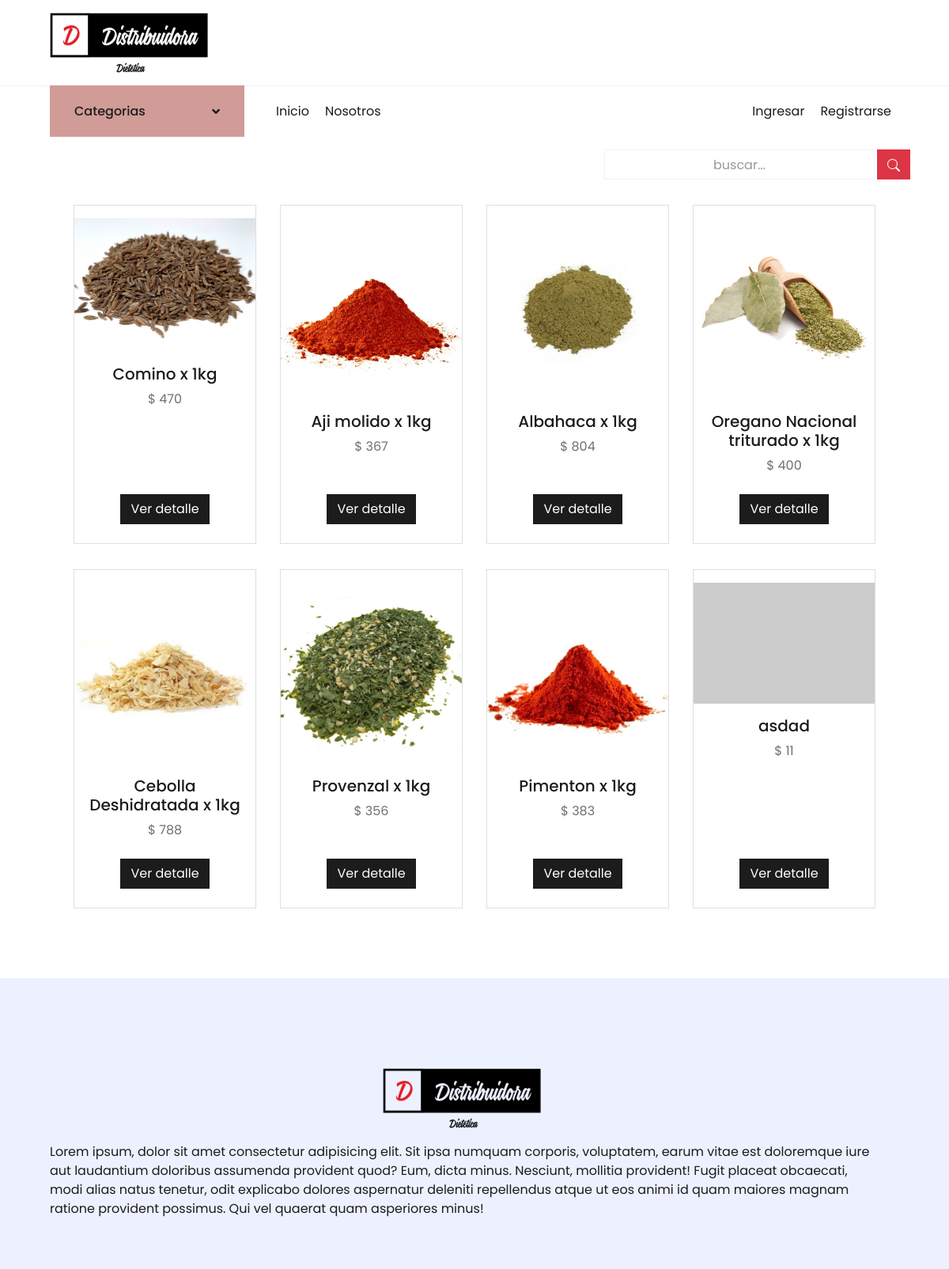
/distribuidorapp/productocategoria/6/, run on an earlier commit of the app's database.
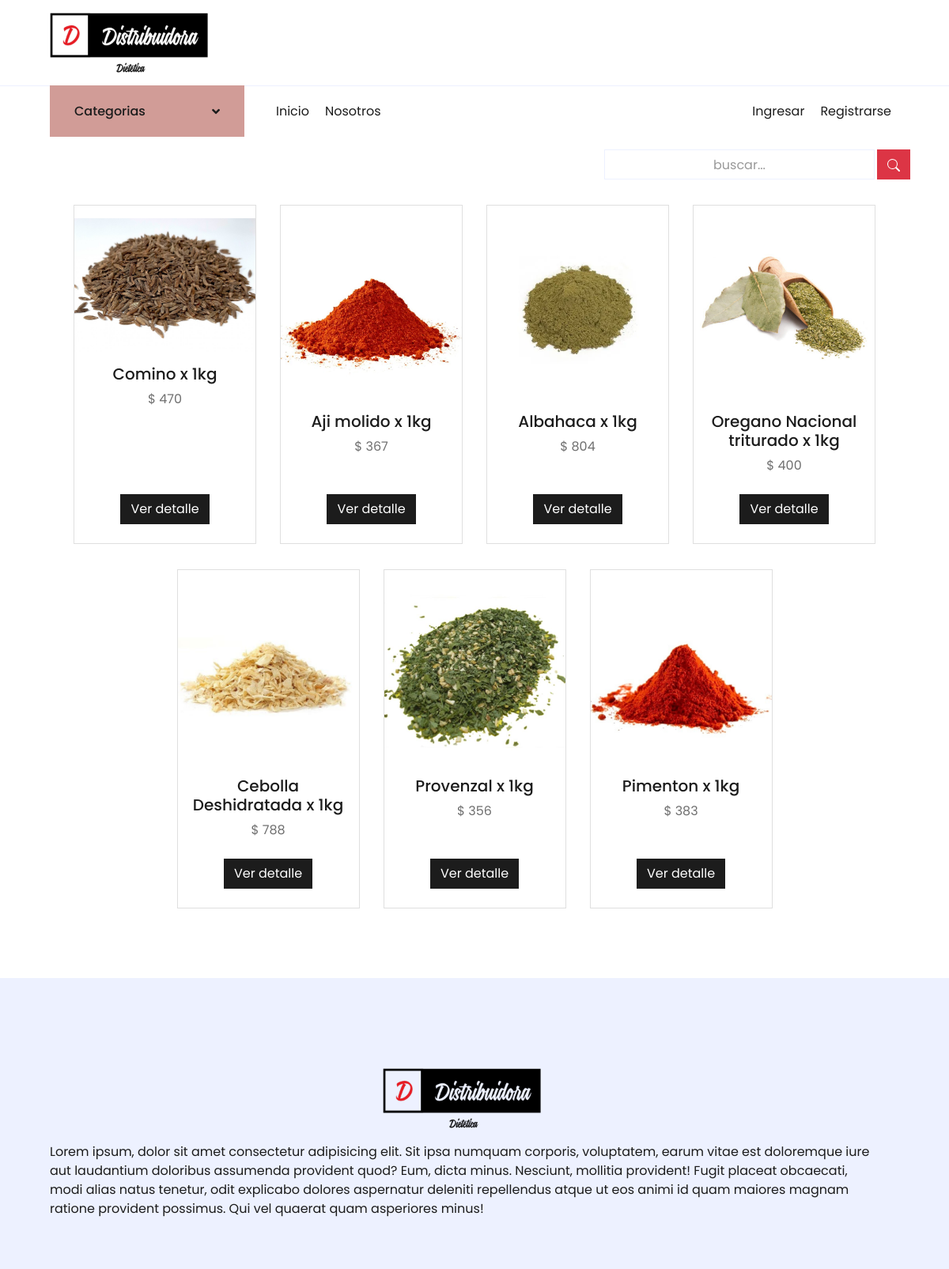
And on a later commit of the database.
### DistribuidoraApp/models.py (models this page shows, shortened)
class Productos(models.Model):
    nombre = models.CharField(max_length=100)
    imagen = models.ImageField(upload_to='imgproductos/%Y/%m/%d', blank=True)
    descripcion = models.CharField(max_length=500)
    precio = models.IntegerField()
    stock = models.IntegerField(null=True, default=0)
    categoria = models.ForeignKey(Categorias, on_delete=models.PROTECT)
    oferta = models.BooleanField(default=False)
    class Meta:
        db_table = 'productos'
        verbose_name = 'Producto'
        verbose_name_plural = 'Productos'
        ordering = ['id']

### DistribuidoraApp/views.py (the view)
# urls.py: path('productocategoria/<id>/', productoxCategoria, name='productocategoria'),
def productoxCategoria(request, id):
    busqueda = request.POST.get("buscador")
    lista_productos = Productos.objects.filter(categoria = id)
    if busqueda:
        lista_productos = Productos.objects.filter(
            Q(nombre__icontains=busqueda) |
            Q(descripcion__icontains=busqueda)
        ).distinct()
    data = {'entity': lista_productos}
    return render(request, 'DistribuidoraApp/index.html', data)

### DistribuidoraApp/context_processors.py (called while the page is built)
def extras(request):
	lista_categorias = Categorias.objects.all().order_by('nombre')
	return {'categorias':lista_categorias}

def importe_total_carro(request):
	total=0
	if request.user.is_authenticated:
		if "carro" in request.session:
			for key, value in request.session["carro"].items():
				total= total + int(value["precio"])
	return {"importe_total_carro":total}

### DistribuidoraApp/templates/DistribuidoraApp/index.html (shortened to what this page needs)
{% extends 'DistribuidoraApp/base.html' %}
{% load static %}
{% block contenidoPagina %}
<div class="min-vh-100 d-flex flex-colum pb-3">
    <div class="container">
        <div class="pt-3">
            <form class="d-flex d-md-inlne-block form-inline justify-content-end" method="POST" action="">
                <div class="input-group">
                    <input type="text" class="form-control bg-light border-1 small text-center" name="buscador" placeholder="buscar..." value="{{ request.POST.buscador }}">
                    <div class="input-group-append">
                        <button class="btn btn-danger mx-1" type="submit">
                </button>
                    </div>
                </div>
            </form>
        </div>
        <section class="py-2">
            <div class="container px-4 px-lg-5 mt-2 animate__animated animate__fadeIn animate__delay-0.3s">
                <div class="row gx-4 gx-lg-5 row-cols-2 row-cols-md-3 row-cols-xl-4 justify-content-center">
                    {% if entity %} {% for producto in entity %}
                    <div class="col my-3">
                        <div class="card h-100 text-center py-3">
                            {% if producto.imagen %}
                            <img class="mx-auto d-block img-fluid" src="{{ producto.imagen.url }}" alt="producto" width="450px" /> {% else %}
                            <img class="card-img-top" src="https://dummyimage.com/450x300/dee2e6/6c757d.jpg" alt="sinImagen" /> {% endif %}
                            {% load humanize %}
                            <div class="card-body p-3">
                                <div class="text-center">
                                    <h5 class="fw-bolder">{{ producto.nombre }}</h5>
                                    $ {{ producto.precio | intcomma }}
                                </div>
                            </div>
                            <div class="card-footer p-2 pt-2 border-top-0 bg-transparent">
                                <div class="text-center">
                                    <a class="btn btn-dark mt-auto" href="{% url 'detalleProducto' producto.id %}">Ver detalle</a>
                                </div>
                            </div>
                        </div>
                    </div>
                    {% endfor %} {% else %}
                    <div class="text-center text-warning">
                        <h3> No se encontraron Productos!!</h3>
                    </div>
                    {% endif %}
                </div>
            </div>
        </section>
    </div>
</div>
{% endblock %}

What changed in the data, as far as the page shows it:
removed Productos: nombre "asdad", precio "11"
